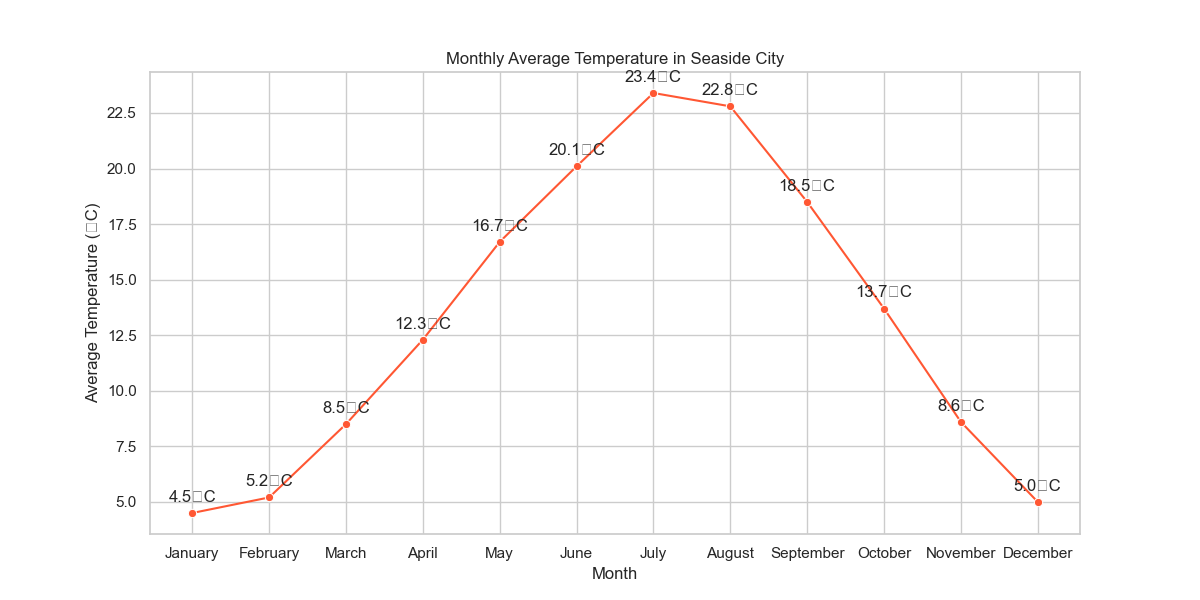

Source code (Python):

import seaborn as sns
import pandas as pd
import matplotlib.pyplot as plt

# Data
data = {
    "Month": ["January", "February", "March", "April", "May", "June", 
              "July", "August", "September", "October", "November", "December"],
    "AverageTemperature": [4.5, 5.2, 8.5, 12.3, 16.7, 20.1, 23.4, 22.8, 18.5, 13.7, 8.6, 5.0]
}

# Create DataFrame
df = pd.DataFrame(data)

# Convert 'Month' to a categorical type to maintain month order in the plot
df['Month'] = pd.Categorical(df['Month'], categories=[
    "January", "February", "March", "April", "May", "June", 
    "July", "August", "September", "October", "November", "December"], ordered=True)

# Create the line plot
plt.figure(figsize=(12, 6))
sns.lineplot(x="Month", y="AverageTemperature", data=df, marker='o', color='#FF5733')

# Annotate each point with the temperature value
for i in range(df.shape[0]):
    plt.text(x=df['Month'][i], y=df['AverageTemperature'][i] + 0.5, s=f"{df['AverageTemperature'][i]}°C", 
             horizontalalignment='center')

# Set the title and labels
plt.title('Monthly Average Temperature in Seaside City')
plt.xlabel('Month')
plt.ylabel('Average Temperature (°C)')

# Show the plot
plt.show()
